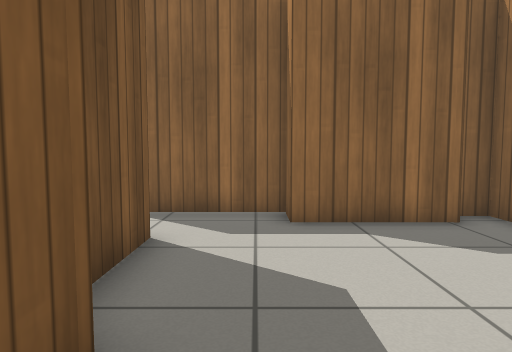
View 1 (above)

20 first-person views from a walk through a Gazebo world. The camera is 0.72 m above the floor, tilts 4° down and sees 75° across. Floor lines are 1 m apart. The floor is counted in squares, 0.5 m on a side. Each view is taken from the middle of a square. On the plan, view 1 faces up. The plan holds only what a view shows up to about 15 squares ahead; the rest is blank. Simple patterns stand in for the simulator's built-in surfaces.

View 2
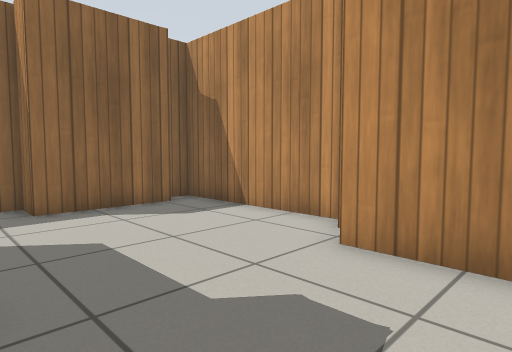

View 3
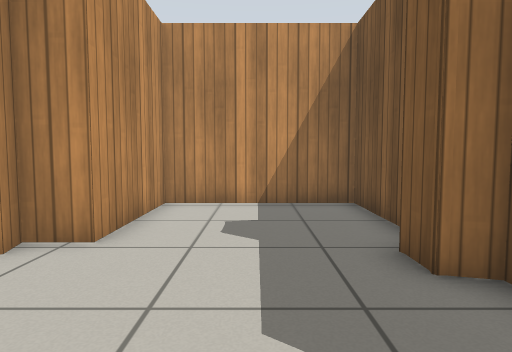

View 4
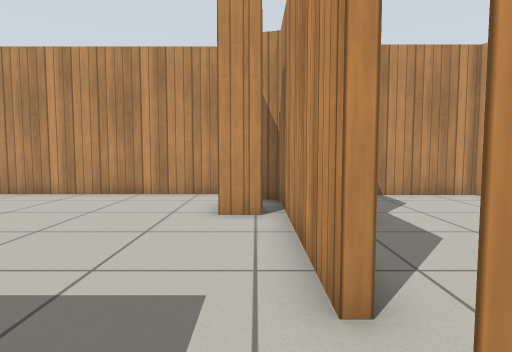

View 5
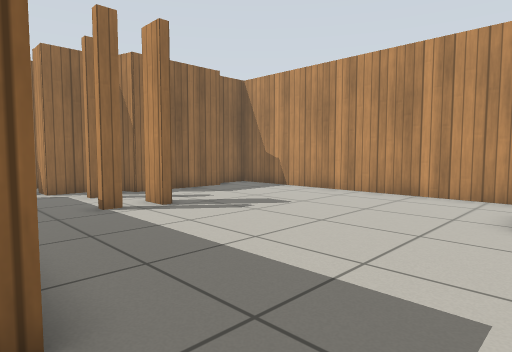

View 6
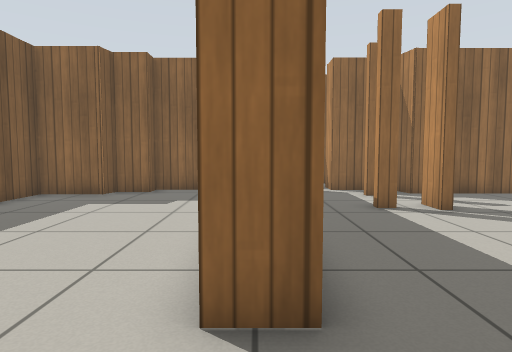

View 7
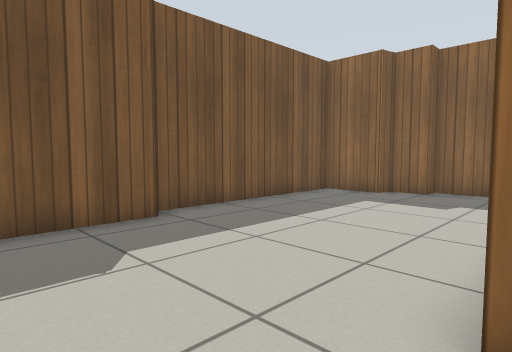

View 8
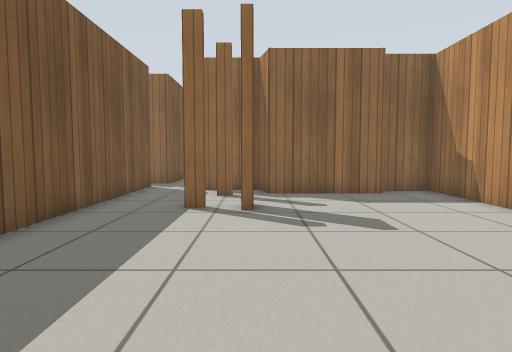

View 9
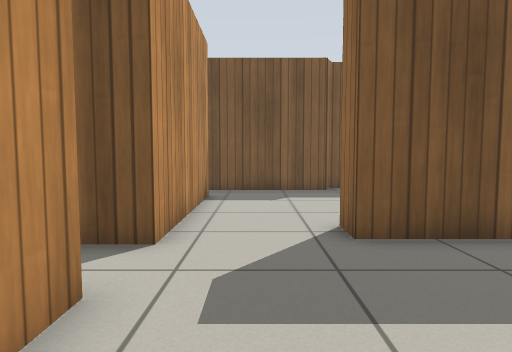

View 10
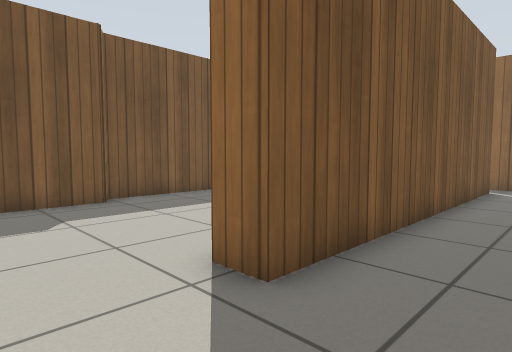

View 11
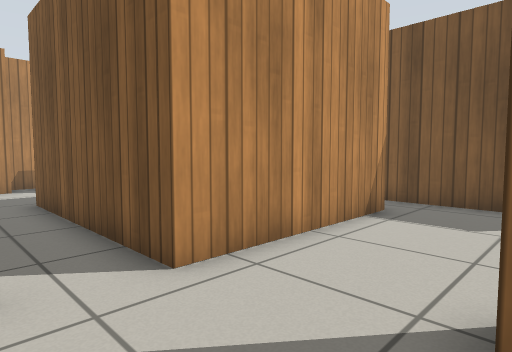

View 12
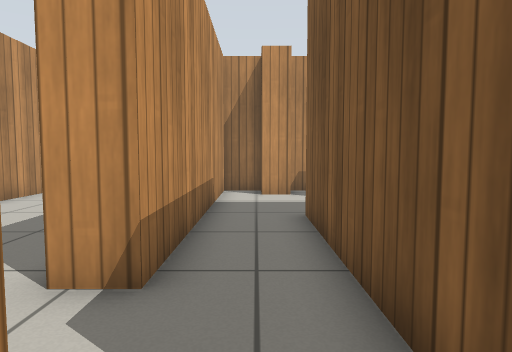

View 13
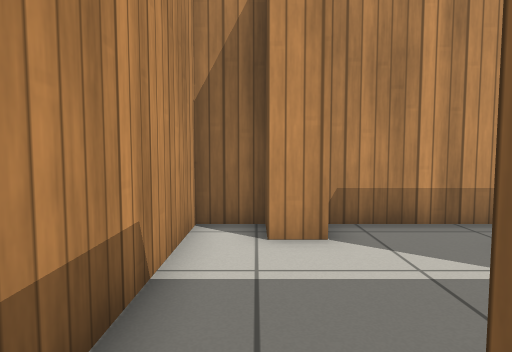

View 14
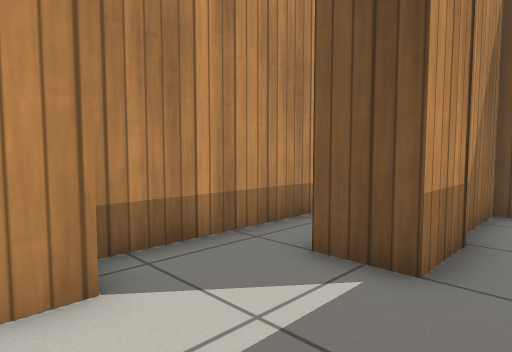

View 15
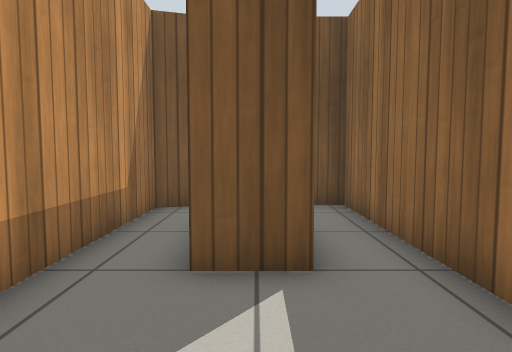

View 16
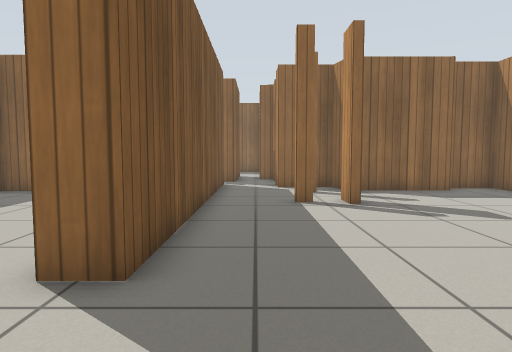

View 17
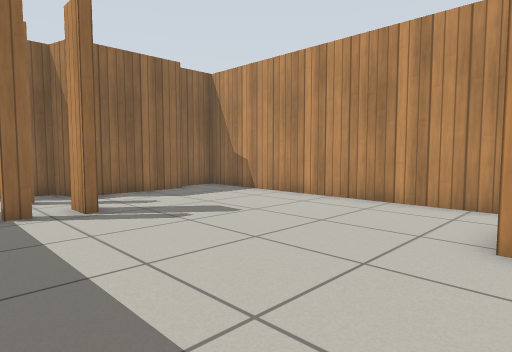

View 18
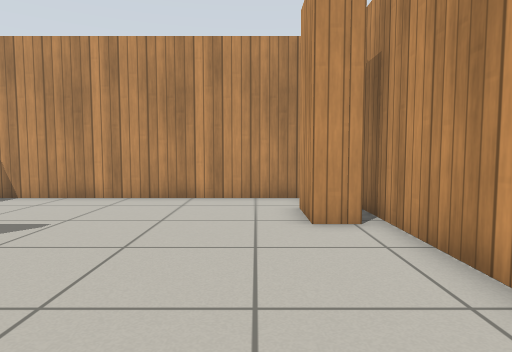

View 19
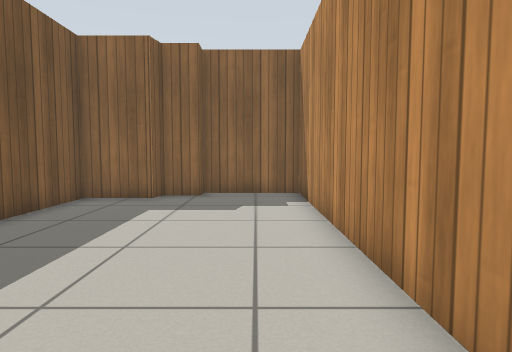

View 20
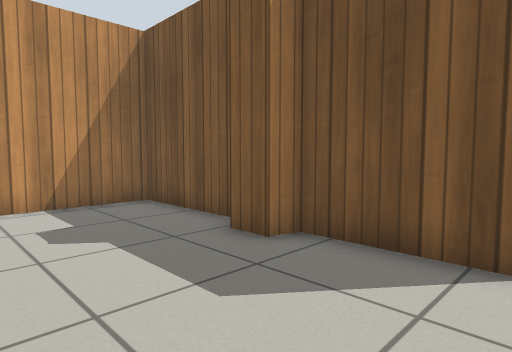

### Floor plan
Points are (right, up) in squares from view 1. A wall is a line through its corners. A room is listed if a view was taken in it or the views show most of it. See-through windows are left out.
Room 1 (views 1, 2, 3, 20)
walls: (-1.8, 0.5) (-1.8, -3.6) (3.6, -3.6) (3.6, 0.7) (4.8, 0.7) (4.6, 1.4); (5.3, 1.5) (5.3, 7.5); (-1.8, 5.6) (-1.8, 2.3) (-1.1, 2.2) (-1.1, 1.1); (4.3, 6.8) (0.7, 6.8) (0.7, 8) (-1.4, 8)
ways out: opening at (-2.5, 6.5) to room 4
Room 2 (views 4, 5, 6, 7, 18, 19)
walls: (-5.5, 11.6) (-6.5, 11.6) (-6.5, 21.8) (-9.9, 21.8) (-9.9, 21.1) (-11.1, 21.1) (-11.3, 20.5) (-13.4, 20.5) (-13.4, 13) (-12.8, 12.7) (-12.8, 8.6); (-11.2, 8.3) (-5.1, 8.3)
ways out: opening at (-5.5, 10) to room 3; opening at (-12, 7.5)
Room 3 (views 8, 9, 10, 11, 12, 17)
walls: (-1.4, 17.3) (-1.4, 18.4); (-2.3, 17.6) (-2.8, 17.6) (-2.8, 18); (-1.8, 20.1) (-2.3, 20.1) (-2.3, 20.5); (1.6, 8.7) (1.6, 9.9) (3.7, 9.9); (3.5, 20.7) (-0.6, 20.7) (-0.9, 21.8) (-3.2, 21.8) (-3.2, 22.8); (-3.2, 8.3) (4, 8.3); (5.5, 9.5) (5.5, 21.3) (3.6, 21.3); (-5.5, 23.2) (-5.5, 11.6)
ways out: opening at (-5.5, 10) to room 2; opening at (-4, 8) to room 4; opening at (-4, 22.5)
Room 4 (views 13, 14, 15, 16)
walls: (-7, 1.4) (-12, 1.4); (-8, -0.3) (-8, -1.9); (-5.2, -2.4) (-4.2, -2.4); (-4.2, -3.6) (-2.8, -3.6) (-2.8, 5.6) (-1.8, 5.6); (-12.9, -2.7) (-12.6, -3.6) (-5.2, -3.6); (-5.1, 8.3) (-5.1, 1.4); (-3.2, 7.9) (-3.2, 8.3); (-1.4, 8) (-2.6, 8)
ways out: opening at (-2.5, 6.5) to room 1; opening at (-4, 8) to room 3

Positions as (right, up) in squares from view 1, and headings:
1: (0, 0), facing up
2: (-1, -2), facing up-right
3: (1, 6), facing down
4: (-6, 9), facing right
5: (-6, 9), facing up-right
6: (-6, 9), facing up
7: (-6, 9), facing up-left
8: (-1, 9), facing up
9: (0, 10), facing left
10: (-3, 9), facing up-left
11: (-3, 12), facing down-left
12: (-4, 9), facing down
13: (-4, 3), facing down
14: (-4, 1), facing down-left
15: (-4, -1), facing left
16: (-4, 8), facing up
17: (-4, 9), facing up-right
18: (-5, 11), facing right
19: (-8, 10), facing up
20: (3, 6), facing down-left
